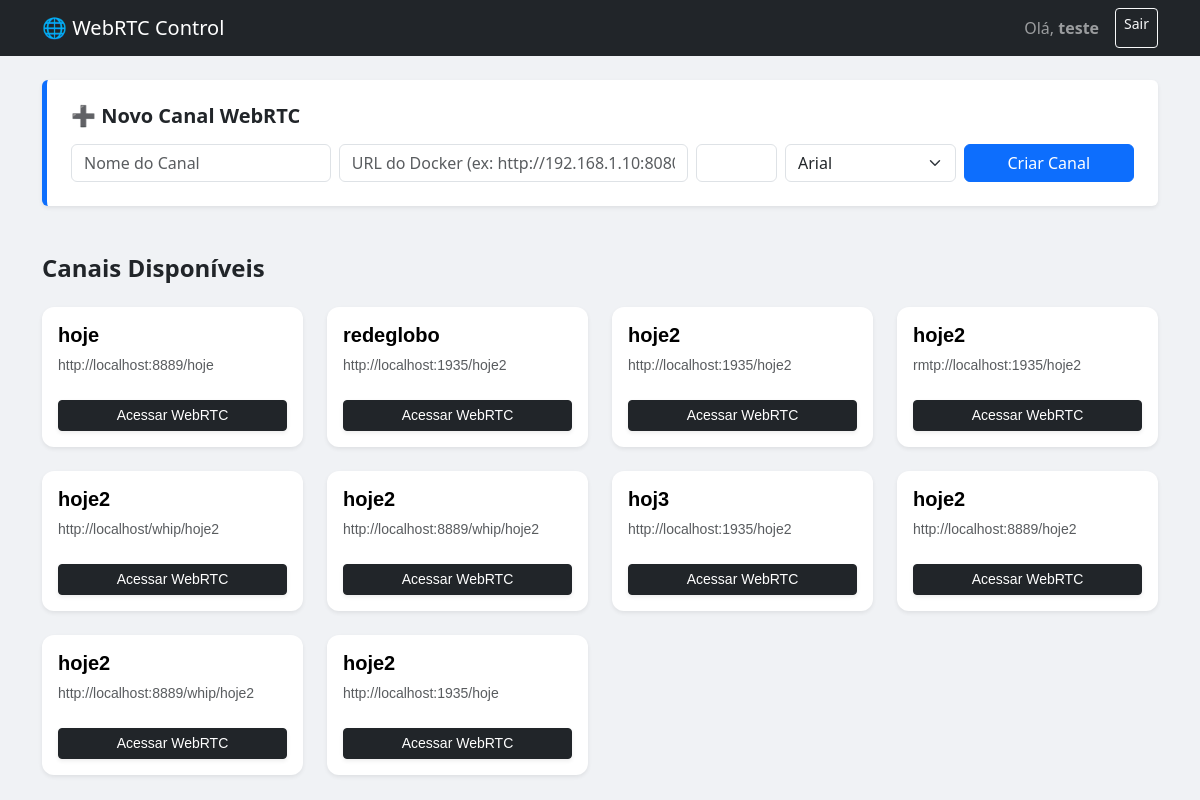
/dashboard (signed in), run on the app's committed database.
### app/models.py (models this page shows, shortened)
class User(db.Model):
    __tablename__ = 'users'
    id = db.Column(db.Integer, primary_key=True)
    nome = db.Column(db.String(100), nullable=False)
    email = db.Column(db.String(120), unique=True, nullable=False)
    password_hash = db.Column(db.String(128), nullable=False)
    is_admin = db.Column(db.Boolean, default=False)

class WebRTCChannel(db.Model):
    __tablename__ = 'webrtc_channels'
    id = db.Column(db.Integer, primary_key=True)
    nome_canal = db.Column(db.String(100), nullable=False)
    url_iframe = db.Column(db.String(255), nullable=False)
    cor_fundo = db.Column(db.String(20), default="#ffffff")
    cor_texto = db.Column(db.String(20), default="#000000")
    fonte = db.Column(db.String(50), default="Arial")

### app/controllers.py (the view)
@webrtc_bp.route('/dashboard')
def dashboard():
    if 'user_id' not in session:
        return redirect(url_for('webrtc.login'))
    user = User.query.get(session['user_id'])
    canais = WebRTCChannel.query.all()
    return render_template('dashboard.html', user=user, canais=canais)

### app/templates/dashboard.html (shortened to what this page needs)
<!DOCTYPE html>
<html lang="pt-br">
<head>
    <link rel="stylesheet" href="https://cdn.jsdelivr.net/npm/bootstrap@5.3.0/dist/css/bootstrap.min.css">
</head>
<body>
<nav class="navbar navbar-expand-lg navbar-dark bg-dark mb-4">
    <div class="container">
        <a class="navbar-brand" href="#">🌐 WebRTC Control</a>
        <div class="d-flex">
            <span class="navbar-text me-3">Olá, <strong>{{ user.nome }}</strong></span>
            <a href="{{ url_for('webrtc.logout') }}" class="btn btn-outline-light btn-sm">Sair</a>
        </div>
    </div>
</nav>
<div class="container">
    {% if user.is_admin %}
    <div class="admin-box mb-5 p-4 bg-white shadow-sm rounded">
        <h5 style="font-weight: bold;" class="mb-3">➕ Novo Canal WebRTC</h5>
        <form action="{{ url_for('webrtc.add_canal') }}" method="POST" class="row g-2">
            <div class="col-md-3">
                <input type="text" name="nome_canal" class="form-control" placeholder="Nome do Canal" required>
            </div>
            <div class="col-md-4">
                <input type="text" name="url_iframe" class="form-control" placeholder="URL do Docker (ex: http://192.168.1.10:8080)" required>
            </div>
            <div class="col-md-1">
                <input type="color" name="cor_fundo" class="form-control form-control-color w-100" value="#ffffff" title="Cor do Card">
            </div>
            <div class="col-md-2">
                <select name="fonte" class="form-select">
                    <option value="Arial">Arial</option>
                </select>
            </div>
            <div class="col-md-2">
                <button type="submit" class="btn btn-primary w-100">Criar Canal</button>
            </div>
        </form>
    </div>
    {% endif %}
    <h4 class="mb-4" style="font-weight: bold;">Canais Disponíveis</h4>
    <div class="row">
        {% for canal in canais %}
        <div class="col-md-4 col-lg-3 mb-4">
            <div class="card h-100 shadow-sm" style="background-color: {{ canal.cor_fundo }}; font-family: {{ canal.fonte }}; border-radius: 12px;">
                <div class="card-body d-flex flex-column">
                    <h5 style="font-weight: bold; color: {{ canal.cor_texto }};">{{ canal.nome_canal }}</h5>
                    <p class="text-muted small mb-4" style="word-break: break-all;">
                         {{ canal.url_iframe }}
                    </p>
                    <div class="mt-auto">
                        <a href="{{ url_for('webrtc.ver_canal', id=canal.id) }}"
                           class="btn btn-sm btn-dark w-100 shadow-sm">Acessar WebRTC</a>
                    </div>
                </div>
            </div>
        </div>
        {% else %}
        <div class="col-12 text-center py-5">
            <p class="text-muted">Nenhum canal WebRTC criado ainda.</p>
        </div>
        {% endfor %}
    </div>
</div>
</body>
</html>

### app/templates/dashboard.html (style rules this page uses)
body { background-color: #f0f2f5; font-family: 'Segoe UI', Tahoma, Geneva, Verdana, sans-serif; }
.card { transition: transform 0.2s; border: none; }
.admin-box { border-left: 5px solid #0d6efd; }

### data on the page
User: nome "teste"
WebRTCChannel: nome_canal "hoje", url_iframe "http://localhost:8889/hoje"
WebRTCChannel: nome_canal "redeglobo", url_iframe "http://localhost:1935/hoje2"
WebRTCChannel: nome_canal "hoje2", url_iframe "http://localhost:1935/hoje2"
WebRTCChannel: nome_canal "hoje2", url_iframe "rmtp://localhost:1935/hoje2"
WebRTCChannel: nome_canal "hoje2", url_iframe "http://localhost/whip/hoje2"
WebRTCChannel: nome_canal "hoje2", url_iframe "http://localhost:8889/whip/hoje2"
WebRTCChannel: nome_canal "hoj3", url_iframe "http://localhost:1935/hoje2"
WebRTCChannel: nome_canal "hoje2", url_iframe "http://localhost:8889/hoje2"
WebRTCChannel: nome_canal "hoje2", url_iframe "http://localhost:8889/whip/hoje2"
WebRTCChannel: nome_canal "hoje2", url_iframe "http://localhost:1935/hoje"
